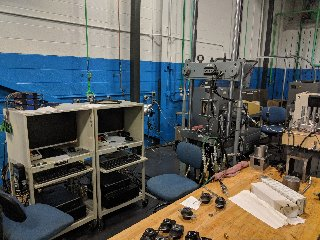
#> input picture ctd2.jpg, 320 x 240 px
$ python test.py
#> lines starting #> are read from the running program, lines starting #| are printed output that depends on the picture; long printed decimals are rounded
import numpy as np
import cv2
from matplotlib import pyplot as plt

MIN_MATCH_COUNT = 10
FLANN_INDEX_LSH = 6

img1 = cv2.imread('ctd2.jpg', 0)          # queryImage
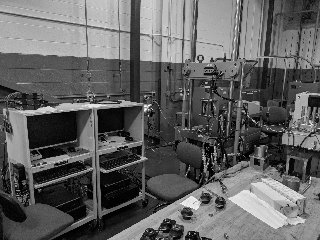
#> img1: shape (240, 320); min 0, max 255, mean 97.7
img2 = cv2.imread('ctd1.jpg', 0) # trainImage
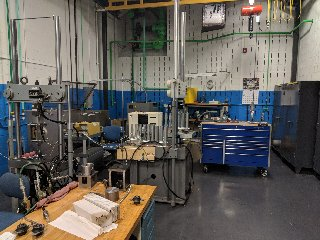
#> input picture ctd1.jpg, 320 x 240 px
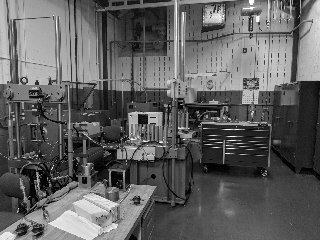
#> img2: shape (240, 320); min 0, max 255, mean 96.3

# Initiate SIFT detector
orb = cv2.ORB_create()

# find the keypoints and descriptors with SIFT
kp1, des1 = orb.detectAndCompute(img1,None)
#> kp1 = 459 keypoints; strongest (x, y, size): (200, 58, 31), (202, 57, 31), (145, 106, 31), (145, 109, 31)
kp2, des2 = orb.detectAndCompute(img2,None)
#> kp2 = 471 keypoints; strongest (x, y, size): (226, 153, 31), (138, 115, 31), (146, 115, 31), (226, 145, 31)

FLANN_INDEX_KDTREE = 0
# index_params = dict(algorithm = FLANN_INDEX_KDTREE, trees = 5)
index_params= dict(algorithm = FLANN_INDEX_LSH,
                   table_number = 6, # 12
                   key_size = 12,     # 20
                   multi_probe_level = 2) #2
search_params = dict(checks = 50)

flann = cv2.FlannBasedMatcher(index_params, search_params)

matches = flann.knnMatch(des1,des2,k=2)
#> matches = 459 matches

# [17 lines of commented-out code are left out]
matchesMask = [[0,0] for i in range(len(matches))]
#> matchesMask = 459 pairs, first value 0 to 0, second value 0 to 0
arr = np.asarray(matches)
good = []
# ratio test as per Lowe's paper
for i,(m,n) in enumerate(matches):
    if m.distance < 0.7 *n.distance:
        matchesMask[i]=[1,0]
        good.append(m)
#> after the loop, good = 8 matches; matchesMask = 459 pairs, first value 0 to 1, second value 0 to 0

MIN_MATCH_COUNT = 1
if len(good) > MIN_MATCH_COUNT:
  src_pts = np.float32([kp1[m.queryIdx].pt for m in good]).reshape(-1, 1, 2)
#> src_pts = [[213, 76], [265.2, 52.8], [254.4, 160.8], [213.6, 75.6], [211.2, 58.8], [265, 51.84], [229, 59.04], [240.5, 157.6]]
  dst_pts = np.float32([kp2[m.trainIdx].pt for m in good]).reshape(-1, 1, 2)
#> dst_pts = [[39, 99], [104, 77], [82, 181], [39, 99], [37.2, 81.6], [104, 77], [55.2, 80.4], [74.3, 178]]

  print((src_pts))
#| [[[213.        76.      ]]
#|  [[265.2       52.800]]
#|  [[254.400  160.8     ]]
#|  [[213.6       75.600]]
#|  [[211.200   58.800]]
#|  [[264.960   51.840]]
#|  [[228.96      59.04    ]]
#|  [[240.538  157.594 ]]]

draw_params = dict(matchColor = (0,255,0),
                   singlePointColor = (255,0,0),
                   matchesMask = matchesMask,
                   flags = 0)
#> draw_params = 4 items

img3 = cv2.drawMatchesKnn(img1,kp1,img2,kp2,matches,None,**draw_params)
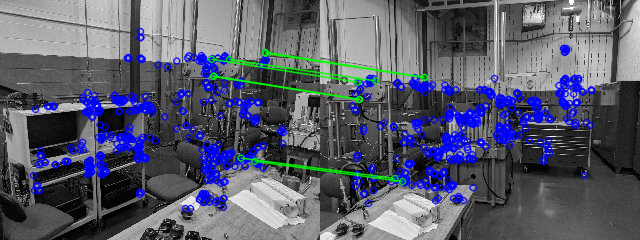
#> img3: shape (240, 640, 3); mean of channels 0, 1, 2 108.9, 92.1, 89.3; drawn as B, G, R

plt.imshow(img3,),plt.show()
